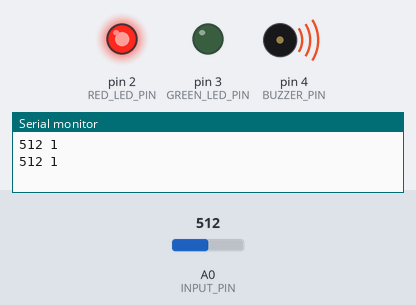
Recording of a sketch running on a simulated Arduino Uno, built with avr-gcc and run on an emulated ATmega328P. On the bench: output pins drawn as LEDs (lit = HIGH), buzzer (waves = sounding, pin HIGH), the last lines printed to the serial monitor. Inputs (shaded band) come from the test bench; at power-on: A0 (INPUT_PIN) = 512.

Above: at 3.8 s.
3.9 s: A0 (INPUT_PIN) set to 412
7.8 s: A0 (INPUT_PIN) set to 391
At 9.9 s:
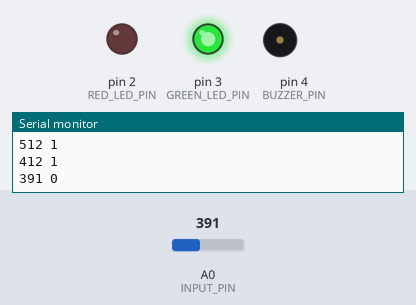
11.7 s: A0 (INPUT_PIN) set to 410
At 13.4 s:
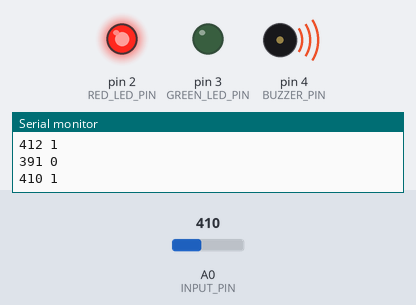
15.6 s: A0 (INPUT_PIN) set to 390
At 19.2 s:
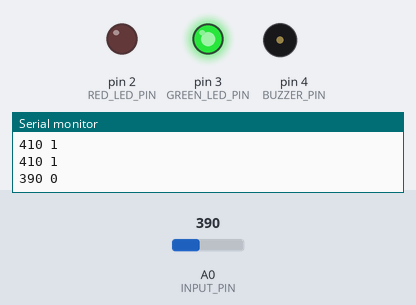
Timing chart, 0 to 20.5 s (numbered marks = the images above; inputs shaded):
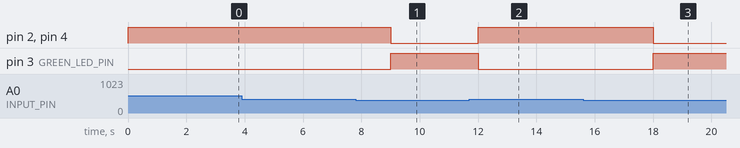

Measured:
- the behaviour switches between 400 and 399 on A0 (INPUT_PIN) (found by bisection; images 0 and 1)
- after the input at 7.8 s, pin 2 (RED_LED_PIN), pin 4 (BUZZER_PIN): HIGH → LOW after 1.2 s; pin 3 (GREEN_LED_PIN): LOW → HIGH after 1.2 s
- after the input at 11.7 s, pin 2 (RED_LED_PIN), pin 4 (BUZZER_PIN): LOW → HIGH after 0.30 s; pin 3 (GREEN_LED_PIN): HIGH → LOW after 0.30 s
- after the input at 15.6 s, pin 2 (RED_LED_PIN), pin 4 (BUZZER_PIN): HIGH → LOW after 2.4 s; pin 3 (GREEN_LED_PIN): LOW → HIGH after 2.4 s

The sketch:

gasdetector.ino
```cpp
// GAS DETECTOR

#define INPUT_PIN A0
#define RED_LED_PIN 2
#define GREEN_LED_PIN 3
#define BUZZER_PIN 4
#define THRESHOLD 400

int is_leak = 0;

// Value read from the gas sensor
unsigned long sensor_val;

void setup() {
  Serial.begin(9600);

  // Initialize the input and output pins
  pinMode(INPUT_PIN, INPUT);
  pinMode(RED_LED_PIN, OUTPUT);
  pinMode(GREEN_LED_PIN, OUTPUT);
  pinMode(BUZZER_PIN, OUTPUT);
}

void loop() {
  // Read the value from the gas sensor
  sensor_val = analogRead(INPUT_PIN);
  is_leak = sensor_val >= THRESHOLD;

  // Setting the led and the buzzer according to
  // is the gas leak or not
  digitalWrite(RED_LED_PIN, is_leak);
  digitalWrite(GREEN_LED_PIN, !is_leak);
  digitalWrite(BUZZER_PIN, is_leak);

  // print out the value of the sesnor and
  // the state of gas leak in one line
  // separate by a space
  Serial.print(sensor_val);
  Serial.print(" ");
  Serial.println(is_leak);

  // check every 3s
  delay(3 * 1000);
}
```
